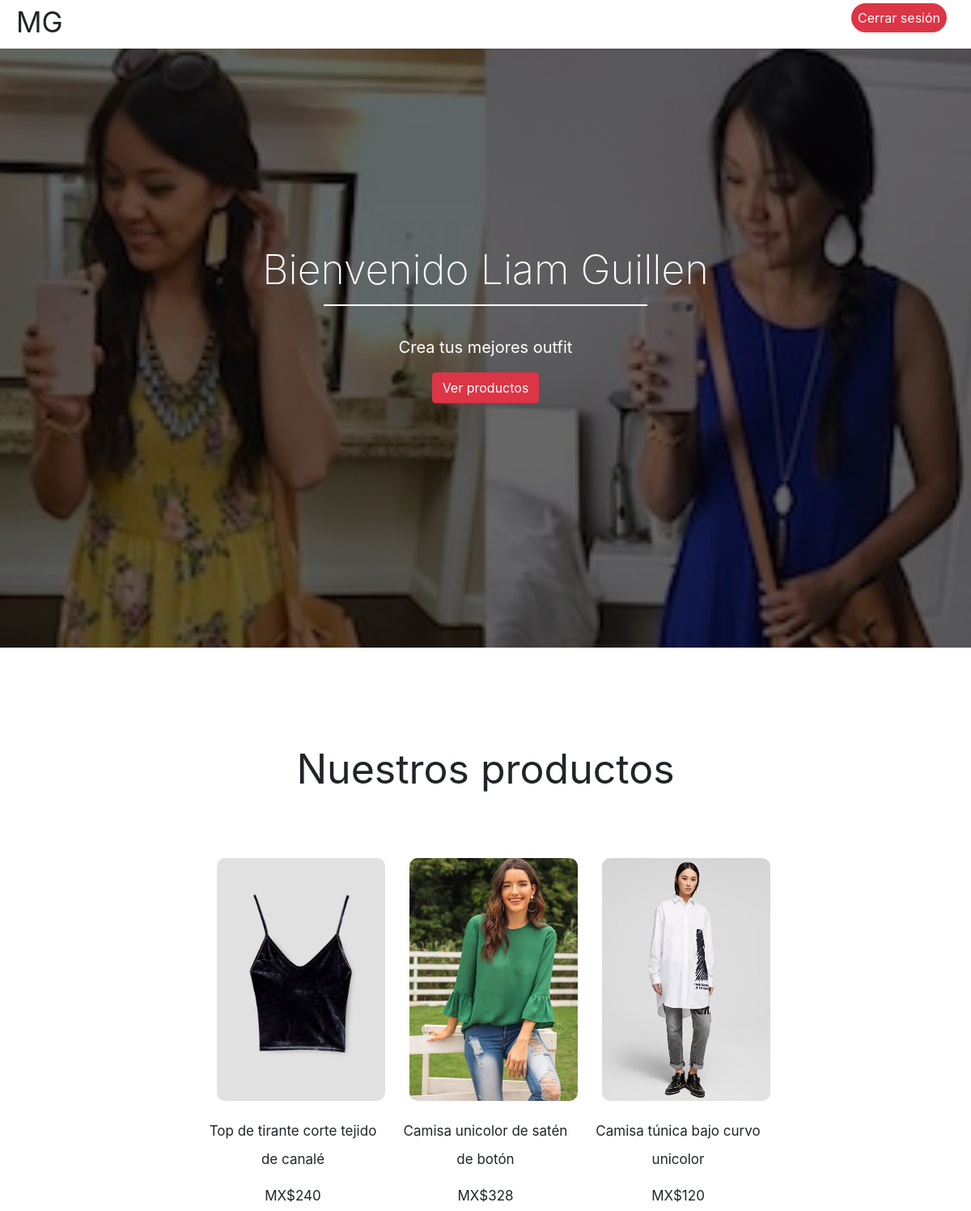
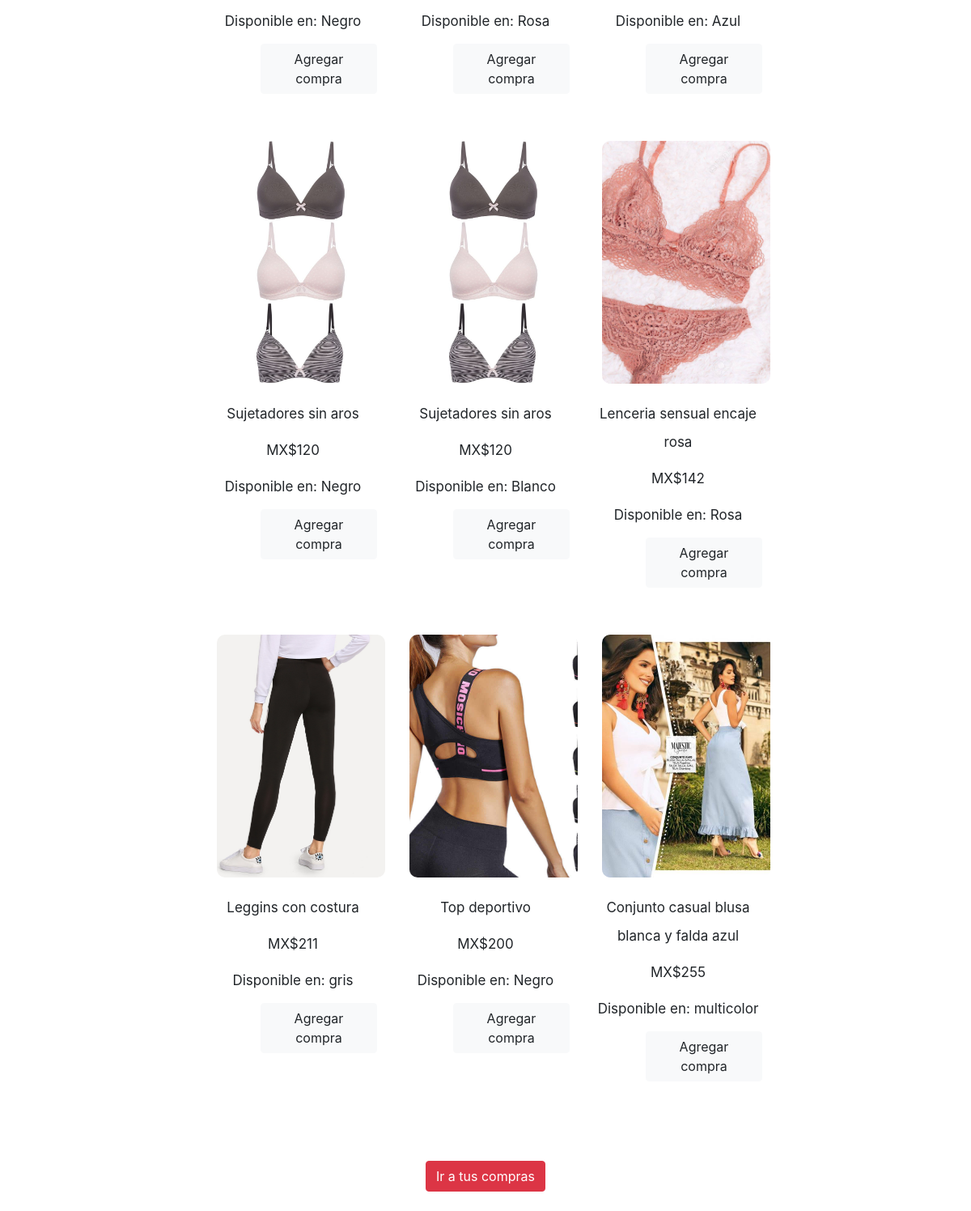
The page /modulos/index.php (signed in) on the database its author committed (2 pictures, top to bottom).
### tables this page shows
CREATE TABLE `productos` (
  `id_producto` int(11) NOT NULL,
  `descripcion_pr` varchar(255) NOT NULL,
  `categoria_pr` int(11) NOT NULL,
  `img_pr` varchar(255) NOT NULL,
  `color_pr` int(11) NOT NULL,
  `stock_pr` int(255) NOT NULL,
  `precio_pr` decimal(50,0) NOT NULL
);

CREATE TABLE `colores` (
  `id_color` int(11) NOT NULL,
  `color` varchar(100) NOT NULL
);

### funciones/funciones.php (called while the page is built, shortened)
<?php
class mysqlfunciones{
    public function ejecutar($qry){
       $connection= $this->conexion();
       $resultado = mysqli_query($connection, $qry);
       return $resultado;
    }
    public function conexion(){
        $connection = new \mysqli(HOST, USUARIO, PASSWORD, BD);
        return $connection;
    }
}
?>

### funciones/consultas.php (called while the page is built, shortened)
<?php
 class consultas{
public function productos(){
    $qry = 'SELECT * FROM productos';
    $rt = new mysqlfunciones;
    $res = $rt->ejecutar($qry);
    return $res;
}
public function idColor($id){
    $qry="select s.*, c.color
    from productos s
    inner join colores c on c.id_color = s.color_pr
	where id_producto =$id";
    $base = new mysqlfunciones();
    $res = $base->ejecutar($qry);
    return $res;
}
 }
?>

### modulos/index.php (the view, shortened to what this page needs)
<?php
include_once("../funciones/funciones.php");
include_once("../funciones/consultas.php");
$consulta= new consultas();
$productos = $consulta->productos();
?>
<!DOCTYPE html>
<html lang="es">
<head>
<?php include_once('../includes/header.php')?>
</head>
<body>
    <header id="header">
        <nav class="menu">
            <div class="logo-box">
                <h1><a href="#">MG</a></h1>
            </div>
            <div class="list-container">
                <ul class="lists">
                    <li><a href="../cerrar_sesion.php" class="activo">Cerrar sesión</a></li>
                </ul>
            </div>
        </nav>
        <div class="img-header">
            <div class="welcome">
                <h2>Bienvenido <?php echo $_SESSION["nombre"]." ". $_SESSION["apellido"]?></h2>
                <hr>
                <p>Crea tus mejores outfit</p>
             <a href="#productos">
                 <button  id="abajo" class="btn btn-danger">Ver productos</button>
                </a>
            </div>
        </div>
    </header>
    <main>
        <section class="acerde" id="productos">
            <div class="container">
                <h2>Nuestros productos</h2>
                <div class="about-gallery">
                <div class="container">
        <div class="col-md-12">
            <div class="row">
                <?php
    while ($mostrar=mysqli_fetch_array($productos)){
        ?>
                <div class="col-md-4">
                    <?php
                    $ruta_img = $mostrar["img_pr"];
                    ?>
                    <img src="../img/productos/<?php echo $ruta_img; ?>" alt="">
                    <div class="testimonio-text">
                        <p><?php echo $mostrar["descripcion_pr"]?></p>
                        <p>MX$<?php echo $mostrar["precio_pr"]?></p>
                        <?php  $id_pr = $mostrar["id_producto"];
                        $color = $consulta->idColor($id_pr);
                        ?>
               <?php while ($mst=mysqli_fetch_array($color)) {?>
                  <p>Disponible en: <?php echo $mst["color"]?></p>
            <?php   }?>
            <a href="formulario_compra.php?id=<?php echo $id_pr?>" class="btn btn-light float-left mb-5">Agregar compra</a>
                    </div>
                    </div>
                    <?php
    }
                    ?>
  </div>
                    </div>
                    </div>
                </div>
                <div class="about-more ">
                    <a href="all_compras.php"> <input type="submit" class="btn btn-danger" value="Ir a tus compras" ></input></a>
                   </div>
                <br>
            </div>
        </section>
    </main>
</body>
</html>

### css/estilos.css (style rules this page uses)
#header { position: relative; width: 100%; }
.menu { position: fixed; top: 0; left: 0; width: 100%; height: 60px; background: #fff; display: flex; justify-content: space-between; align-items: center; z-index: 9999; }
.menu .logo-box { margin-left: 20px; }
.menu .logo-box h1 a { text-decoration: none; font-size: 35px; font-weight: 400; color: var(--black); }
.menu .list-container { margin-right: 20px; }
.menu .list-container .lists { display: flex; }
.menu .list-container .lists li { list-style: none; }
.menu .list-container .lists li a { text-decoration: none; margin: 0px 10px; padding: 8px; color: var(--black); border-radius: 24px; font-size: 16px; transition: 0.3s; }
.menu .list-container .lists li a.activo { background: var(--red); color: #fff; }
.img-header { position: relative; width: 100%; height: 100vh; background: url(../img/img-back3.jpg); background-attachment: fixed; background-position: center; background-size: cover; }
.img-header .welcome { position: absolute; top: 0; left: 0; width: 100%; height: 100%; background: rgba(0, 0, 0, 0.6); display: flex; justify-content: center; align-items: center; flex-direction: column; }
.img-header .welcome h2 { font-size: 50px; color: #fff; font-weight: 200; }
.img-header .welcome hr { width: 400px; height: 2px; background: #fff; border: none; margin-top: 5px; }
.img-header .welcome p { font-size: 20px; color: #fff; margin-top: 20px; }
.acerde { width: 100%; margin-top: 120px; }
.acerde .container { width: 80%; margin: auto; display: flex; justify-content: center; flex-direction: column; }
.acerde .container h2 { font-size: 50px; font-weight: 400; color: var(--black); text-align: center; margin-bottom: 20px; }
.acerde .container p { text-align: center; font-size: 17px; color: var(--black); line-height: 35px; margin: 10px 0px; }
.acerde .container .about-gallery { width: 100%; display: flex; justify-content: center; margin: 50px 0px; }
.acerde .container .about-gallery img { width: 100%; height: 300px; object-fit: cover; margin: 10px 10px; border-radius: 10px; cursor: pointer; }
.acerde .container .about-more { width: 100%; display: flex; justify-content: center; }
.mb-5 { margin-left: 4rem; }

### rows shown on the page
productos: img_pr (picture), descripcion_pr "Top de tirante corte tejido de canalé", precio_pr "240", color_pr.color "Negro"
productos: img_pr (picture), descripcion_pr "Camisa unicolor de satén de botón", precio_pr "328", color_pr.color "Rosa"
productos: img_pr (picture), descripcion_pr "Camisa túnica bajo curvo unicolor", precio_pr "120", color_pr.color "Azul"
productos: img_pr (picture), descripcion_pr "Sujetadores sin aros", precio_pr "120", color_pr.color "Negro"
productos: img_pr (picture), descripcion_pr "Sujetadores sin aros", precio_pr "120", color_pr.color "Blanco"
productos: img_pr (picture), descripcion_pr "Lenceria sensual encaje rosa", precio_pr "142", color_pr.color "Rosa"
productos: img_pr (picture), descripcion_pr "Leggins con costura", precio_pr "211", color_pr.color "gris"
productos: img_pr (picture), descripcion_pr "Top deportivo", precio_pr "200", color_pr.color "Negro"
productos: img_pr (picture), descripcion_pr "Conjunto casual blusa blanca y falda azul", precio_pr "255", color_pr.color "multicolor"

### other values the page prints
$_SESSION["nombre"] "Liam"
$_SESSION["apellido"] "Guillen"
